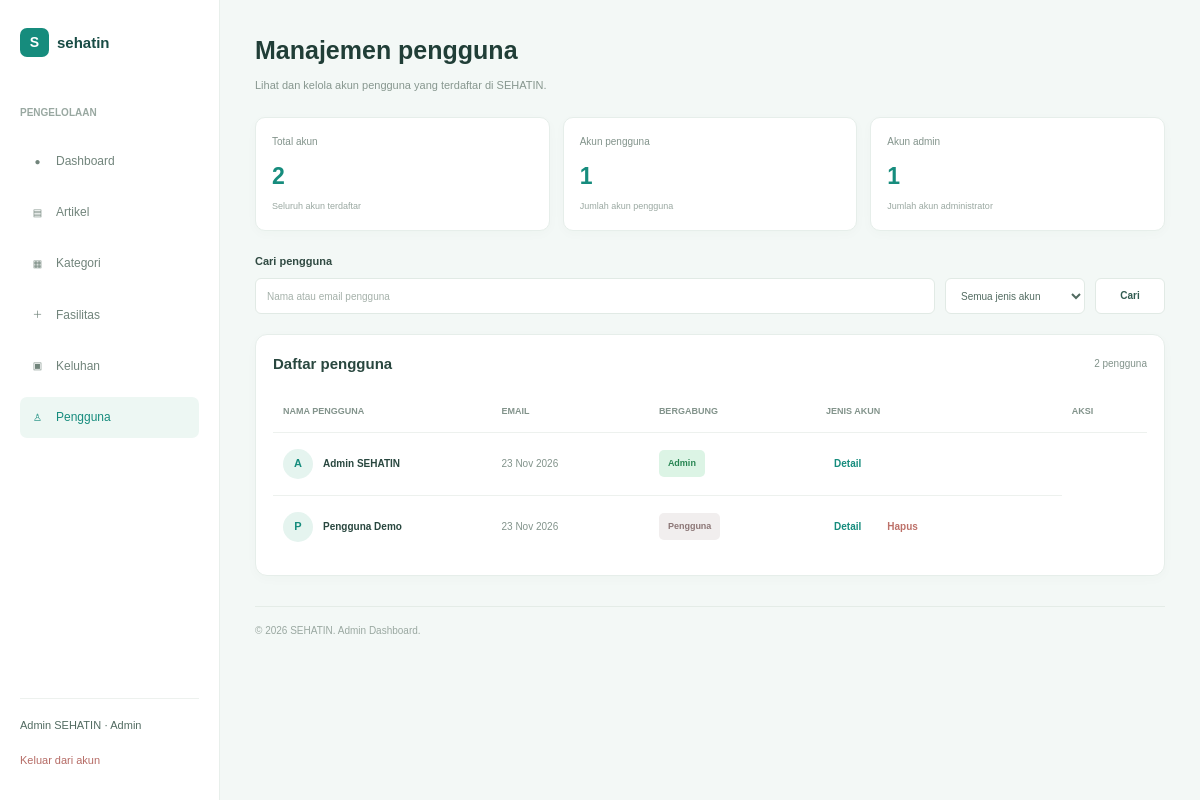
Screenshot of /admin/users/index.php (signed in) with the database file from the repository.
### tables this page shows
CREATE TABLE IF NOT EXISTS users (
    id INT AUTO_INCREMENT PRIMARY KEY,
    name VARCHAR(100) NOT NULL,
    email VARCHAR(150) NOT NULL UNIQUE,
    password VARCHAR(255) NOT NULL,
    role ENUM('user', 'admin') NOT NULL DEFAULT 'user',
    created_at DATETIME NOT NULL DEFAULT CURRENT_TIMESTAMP,
    updated_at DATETIME NULL
);

### admin/users/index.php (the view, shortened to what this page needs)
<?php
require_once __DIR__ . "/../../config/database.php";
$adminName = $_SESSION['name']
    ?? $_SESSION['username']
    ?? 'Admin';
$keyword = trim($_GET['search'] ?? '');
$roleFilter = $_GET['role'] ?? '';
$users = [];
$sqlUsers = "SELECT id, name, email, role, created_at
             FROM users
             ORDER BY created_at DESC";
$resultUsers = $conn->query($sqlUsers);
if ($resultUsers) {
    while ($row = $resultUsers->fetch_assoc()) {
        $users[] = $row;
    }
}
$filteredUsers = array_filter(
    $users,
    function ($user) use ($keyword, $roleFilter) {
        $matchKeyword = $keyword === ''
            || stripos($user['name'], $keyword) !== false
            || stripos($user['email'], $keyword) !== false;
        $matchRole = $roleFilter === ''
            || $user['role'] === $roleFilter;
        return $matchKeyword && $matchRole;
    }
);
function e($value)
{
    return htmlspecialchars((string) $value, ENT_QUOTES, 'UTF-8');
}
$totalUsers = count($users);
$regularUsers = 0;
$adminUsers = 0;
foreach ($users as $user) {
    if ($user['role'] === 'user') {
        $regularUsers++;
    } elseif ($user['role'] === 'admin') {
        $adminUsers++;
    }
}
?>
<!DOCTYPE html>
<html lang="id">
<head>
    <link rel="stylesheet" href="../../assets/css/reset.css">
    <link rel="stylesheet" href="../../assets/css/style.css">
    <link rel="stylesheet" href="../../assets/css/admin-dashboard.css">
    <link rel="stylesheet" href="../../assets/css/admin-users.css">
</head>
<body class="admin-dashboard-page">
    <div class="admin-layout">
        <aside class="admin-sidebar">
            <a href="../dashboard.php" class="admin-brand">
                <span class="admin-brand-icon">S</span>
                <span>sehatin</span>
            </a>
            <div class="admin-menu">
                <p class="admin-menu-label">PENGELOLAAN</p>
                <nav class="admin-nav">
                    <a href="../dashboard.php" class="admin-nav-link">
                        <span>●</span>
                        Dashboard
                    </a>
                    <a href="../articles/index.php" class="admin-nav-link">
                        <span>▤</span>
                        Artikel
                    </a>
                    <a href="../categories/index.php" class="admin-nav-link">
                        <span>▦</span>
                        Kategori
                    </a>
                    <a href="../facilities/index.php" class="admin-nav-link">
                        <span>＋</span>
                        Fasilitas
                    </a>
                    <a href="../complaints/index.php" class="admin-nav-link">
                        <span>▣</span>
                        Keluhan
                    </a>
                    <a href="index.php" class="admin-nav-link active">
                        <span>♙</span>
                        Pengguna
                    </a>
                </nav>
            </div>
            <div class="admin-sidebar-bottom">
                <p><?= e($adminName) ?> · Admin</p>
                <a href="../../logout.php">
                    Keluar dari akun
                </a>
            </div>
        </aside>
        <main class="admin-main admin-users-main">
            <header class="admin-users-header">
                <div>
                    <h1>Manajemen pengguna</h1>
                    <p>
                        Lihat dan kelola akun pengguna yang terdaftar di SEHATIN.
                    </p>
                </div>
            </header>
            <section class="admin-users-summary">
                <div class="user-summary-card">
                    <span>Total akun</span>
                    <h2><?= $totalUsers ?></h2>
                    <p>Seluruh akun terdaftar</p>
                </div>
                <div class="user-summary-card">
                    <span>Akun pengguna</span>
                    <h2><?= $regularUsers ?></h2>
                    <p>Jumlah akun pengguna</p>
                </div>
                <div class="user-summary-card">
                    <span>Akun admin</span>
                    <h2><?= $adminUsers ?></h2>
                    <p>Jumlah akun administrator</p>
                </div>
            </section>
            <section class="admin-users-search">
                <form action="index.php" method="GET">
                    <label for="searchUser">
                        Cari pengguna
                    </label>
                    <div class="admin-users-search-controls">
                        <input type="text" id="searchUser" name="search" placeholder="Nama atau email pengguna"
                            value="<?= e($keyword) ?>">
                       <select name="role">
                            <option value="">Semua jenis akun</option>
                        </select>
                        <button type="submit">
                            Cari
                        </button>
                    </div>
                </form>
            </section>
            <section class="admin-users-table-card">
                <div class="admin-users-table-heading">
                    <h2>Daftar pengguna</h2>
                    <span>
                        <?= count($filteredUsers) ?> pengguna
                    </span>
                </div>
                <div class="admin-users-table-wrapper">
                    <table class="admin-users-table">
                        <thead>
                            <tr>
                                <th>NAMA PENGGUNA</th>
                                <th>EMAIL</th>
                                <th>BERGABUNG</th>
                                <th>JENIS AKUN</th>
                                <th>AKSI</th>
                            </tr>
                        </thead>
                        <tbody>
                            <?php if (count($filteredUsers) > 0): ?>
                            <?php foreach ($filteredUsers as $user): ?>
                            <tr>
                                <td class="user-name-cell">
                                    <div class="user-name-wrapper">
                                        <span class="user-avatar">
                                            <?= strtoupper(substr($user['name'], 0, 1)) ?>
                                        </span>
                                        <span>
                                            <?= e($user['name']) ?>
                                        </span>
                                    </div>
                                </td>
                               <td class="user-date-cell">
                                    <?= e(date('d M Y', strtotime($user['created_at']))) ?>
                                </td>
                                <td>
                                    <?php if ($user['role'] === 'admin'): ?>
                                        <span class="user-status active">
                                            Admin
                                        </span>
                                    <?php else: ?>
                                        <span class="user-status inactive">
                                            Pengguna
                                        </span>
                                    <?php endif; ?>
                                </td>
                                <td>
                                    <div class="admin-user-actions">
                                        <a href="detail.php?id=<?= (int) $user['id'] ?>" class="user-detail-button">
                                            Detail
                                        </a>
                                        <?php if ($user['role'] === 'user'): ?>
                                            <form action="index.php" method="POST"
                                                onsubmit="return confirm('Yakin ingin menghapus pengguna ini?')">
                                                <button type="submit" class="user-delete-button">
                                                    Hapus
                                                </button>
                                            </form>
                                        <?php endif; ?>
                                    </div>
                                </td>
                            </tr>
                            <?php endforeach; ?>
                            <?php endif; ?>
                        </tbody>
                    </table>
                </div>
            </section>
            <footer class="admin-footer">
                <p>
                    © 2026 SEHATIN. Admin Dashboard.
                </p>
            </footer>
        </main>
    </div>
</body>
</html>

### assets/css/style.css (style rules this page uses)
:root { --primary: #087F73; --dark-green: #164F49; --light-green: #E8F5F2; --background: #F3F8F6; --white: #FFFFFF; --text: #203B39; --muted: #718580; --border: #E1EAE7; --orange: #F59678; --yellow: #F3C968; }
body { background-color: var(--background); color: var(--text); }
button { border: none; }

### assets/css/admin-dashboard.css (style rules this page uses)
.admin-dashboard-page { margin: 0; background: #f3f8f6; color: #25443d; }
.admin-dashboard-page * { box-sizing: border-box; }
.admin-dashboard-page a { text-decoration: none; }
.admin-layout { display: flex; min-height: 100vh; }
.admin-sidebar { width: 220px; min-width: 220px; background: #fff; border-right: 1px solid #e8efeb; padding: 28px 20px; display: flex; flex-direction: column; }
.admin-brand { display: flex; align-items: center; gap: 8px; color: #194c45; font-size: 15px; font-weight: 700; margin-bottom: 48px; }
.admin-brand-icon { width: 29px; height: 29px; display: flex; justify-content: center; align-items: center; background: #168c7d; color: #fff; border-radius: 7px; font-size: 14px; }
.admin-menu-label { color: #99a8a1; font-size: 10px; font-weight: 600; margin-bottom: 20px; }
.admin-nav { display: flex; flex-direction: column; gap: 10px; }
.admin-nav-link { display: flex; align-items: center; gap: 10px; padding: 11px 9px; border-radius: 7px; color: #71847b; font-size: 12px; transition: 0.2s; }
.admin-nav-link span { width: 17px; text-align: center; font-size: 10px; }
.admin-nav-link:hover, .admin-nav-link.active { color: #168c7d; background: #edf7f3; }
.admin-sidebar-bottom { margin-top: auto; padding-top: 18px; border-top: 1px solid #edf1ee; }
.admin-sidebar-bottom p { color: #526b61; font-size: 11px; margin-bottom: 12px; }
.admin-sidebar-bottom a { color: #b56b65; font-size: 11px; }
.admin-main { flex: 1; min-width: 0; padding: 30px 35px; }
.admin-footer { margin-top: 30px; padding-top: 16px; border-top: 1px solid #e4ece7; }
.admin-footer p { color: #9aa8a1; font-size: 10px; }

### rows the page displays
users: name "A", name "Admin SEHATIN", created_at "23 Nov 2026", role "Admin"
users: name "P", name "Pengguna Demo", created_at "23 Nov 2026", role "Pengguna"

### other values shown
$adminName "Admin SEHATIN"
$totalUsers "2"
$regularUsers "1"
$adminUsers "1"
count($filteredUsers) "2"
